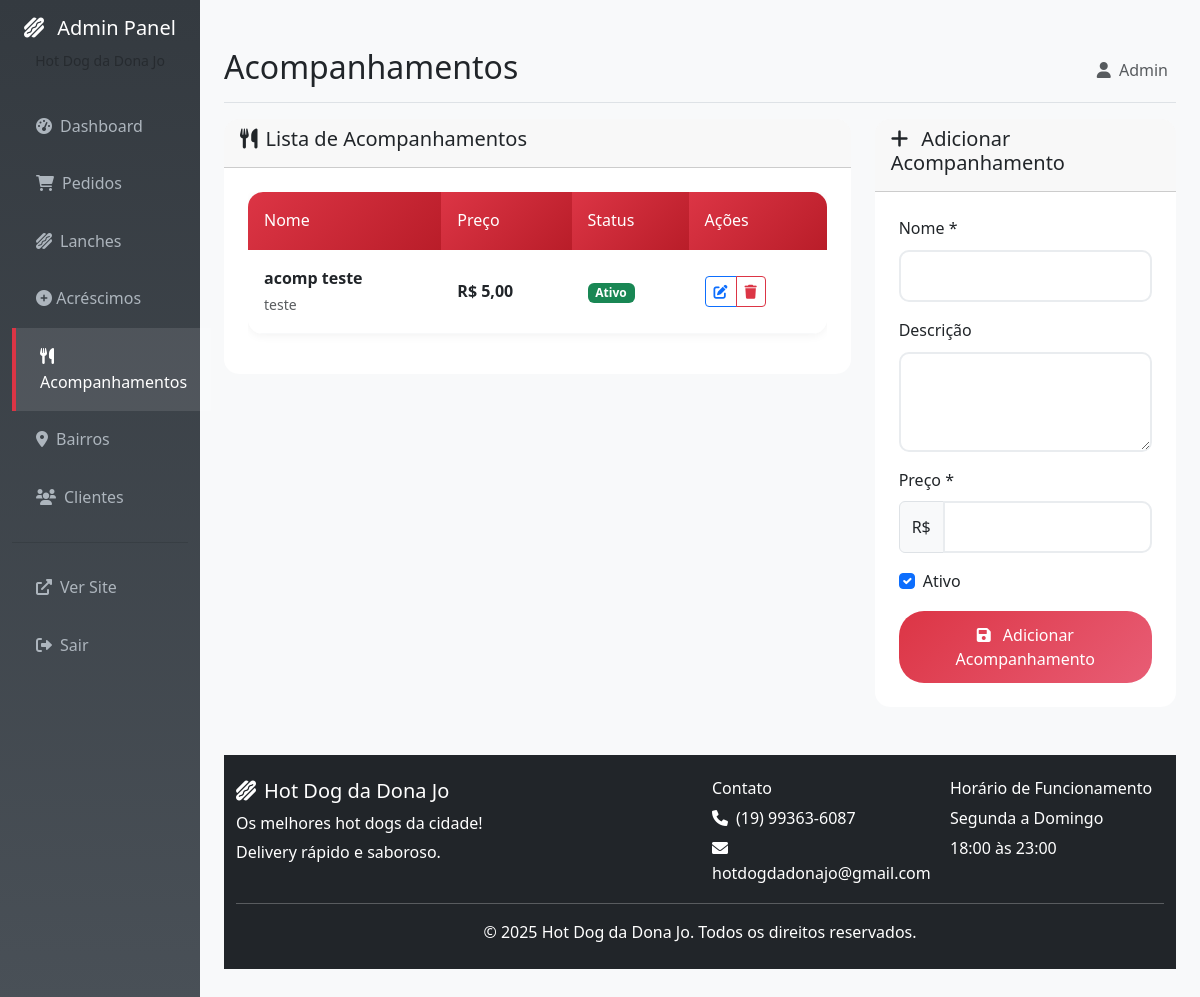
The page /admin/acompanhamentos.php (signed in) on the database its author committed.
### tables this page shows
CREATE TABLE `acompanhamentos` (
  `id` int(11) NOT NULL,
  `nome` varchar(100) NOT NULL,
  `descricao` text DEFAULT NULL,
  `preco` decimal(10,2) NOT NULL,
  `foto` varchar(255) DEFAULT NULL,
  `ativo` tinyint(1) DEFAULT 1,
  `created_at` datetime DEFAULT current_timestamp()
);

### includes/functions.php (called while the page is built, shortened)
<?php
function formatPrice($price) {
    return 'R$ ' . number_format($price, 2, ',', '.');
}
?>

### admin/acompanhamentos.php (the view, shortened to what this page needs)
<?php
include 'includes/auth.php';
$stmt = $pdo->query("SELECT * FROM acompanhamentos ORDER BY nome");
$acompanhamentos = $stmt->fetchAll();
$editing_acompanhamento = null;
?>
<div class="row">
    <div class="col-lg-8">
        <div class="card">
            <div class="card-header">
                <h5><i class="fas fa-utensils me-2"></i>Lista de Acompanhamentos</h5>
            </div>
            <div class="card-body">
                <?php if (empty($acompanhamentos)): ?>
                <p class="text-muted text-center">Nenhum acompanhamento cadastrado</p>
                <?php else: ?>
                <div class="table-responsive">
                    <table class="table">
                        <thead>
                            <tr>
                                <th>Nome</th>
                                <th>Preço</th>
                                <th>Status</th>
                                <th>Ações</th>
                            </tr>
                        </thead>
                        <tbody>
                            <?php foreach ($acompanhamentos as $acompanhamento): ?>
                            <tr>
                                <td>
                                    <strong><?= htmlspecialchars($acompanhamento['nome']) ?></strong><br>
                                    <small class="text-muted"><?= htmlspecialchars($acompanhamento['descricao']) ?></small>
                                </td>
                                <td>
                                    <strong><?= formatPrice($acompanhamento['preco']) ?></strong>
                                </td>
                                <td>
                                    <span class="badge <?= $acompanhamento['ativo'] ? 'bg-success' : 'bg-secondary' ?>">
                                        <?= $acompanhamento['ativo'] ? 'Ativo' : 'Inativo' ?>
                                    </span>
                                </td>
                                <td>
                                    <div class="btn-group" role="group">
                                        <a href="?edit=<?= $acompanhamento['id'] ?>" class="btn btn-sm btn-outline-primary">
                                            <i class="fas fa-edit"></i>
                                        </a>
                                        <button type="button" class="btn btn-sm btn-outline-danger"
                                                onclick="deleteAcompanhamento(<?= $acompanhamento['id'] ?>)">
                                            <i class="fas fa-trash"></i>
                                        </button>
                                    </div>
                                </td>
                            </tr>
                            <?php endforeach; ?>
                        </tbody>
                    </table>
                </div>
                <?php endif; ?>
            </div>
        </div>
    </div>
    <div class="col-lg-4">
        <div class="card">
            <div class="card-header">
                <h5>
                    <i class="fas fa-<?= $editing_acompanhamento ? 'edit' : 'plus' ?> me-2"></i>
                    <?= $editing_acompanhamento ? 'Editar' : 'Adicionar' ?> Acompanhamento
                </h5>
            </div>
            <div class="card-body">
                <form method="POST" class="needs-validation" novalidate>
                    <div class="mb-3">
                        <label for="nome" class="form-label">Nome *</label>
                        <input type="text" class="form-control" id="nome" name="nome"
                               value="<?= htmlspecialchars($editing_acompanhamento['nome'] ?? '') ?>" required>
                    </div>
                    <div class="mb-3">
                        <label for="descricao" class="form-label">Descrição</label>
                        <textarea class="form-control" id="descricao" name="descricao" rows="3"><?= htmlspecialchars($editing_acompanhamento['descricao'] ?? '') ?></textarea>
                    </div>
                    <div class="mb-3">
                        <label for="preco" class="form-label">Preço *</label>
                        <div class="input-group">
                            <span class="input-group-text">R$</span>
                            <input type="number" class="form-control" id="preco" name="preco"
                                   step="0.01" min="0.01"
                                   value="<?= $editing_acompanhamento['preco'] ?? '' ?>" required>
                        </div>
                    </div>
                    <div class="mb-3">
                        <div class="form-check">
                            <input class="form-check-input" type="checkbox" id="ativo" name="ativo"
                                   <?= ($editing_acompanhamento['ativo'] ?? 1) ? 'checked' : '' ?>>
                            <label class="form-check-label" for="ativo">
                                Ativo
                            </label>
                        </div>
                    </div>
                    <div class="d-grid gap-2">
                        <button type="submit" class="btn btn-primary">
                            <i class="fas fa-save me-2"></i>
                            <?= $editing_acompanhamento ? 'Atualizar' : 'Adicionar' ?> Acompanhamento
                        </button>
                    </div>
                </form>
            </div>
        </div>
    </div>
</div>
<?php include '../includes/footer.php'; ?>

### assets/css/style.css (style rules this page uses)
:root { --primary-color: #dc3545; --secondary-color: #ffc107; --success-color: #28a745; --info-color: #17a2b8; --warning-color: #fd7e14; --danger-color: #dc3545; --dark-color: #343a40; --light-color: #f8f9fa; --font-family: 'Segoe UI', Tahoma, Geneva, Verdana, sans-serif; }
body { font-family: var(--font-family); background-color: #f5f5f5; line-height: 1.6; }
.card { border: none; border-radius: 15px; transition: all 0.3s ease; overflow: hidden; }
.card-body { padding: 1.5rem; }
.btn-primary { background: linear-gradient(135deg, var(--primary-color), #e85d75); border: none; border-radius: 25px; padding: 0.75rem 1.5rem; font-weight: 500; transition: all 0.3s ease; }
.form-control { border-radius: 10px; border: 2px solid #e9ecef; padding: 0.75rem 1rem; transition: all 0.3s ease; }
.table { background: white; border-radius: 15px; overflow: hidden; box-shadow: 0 2px 10px rgba(0,0,0,0.05); }
.table thead th { background: linear-gradient(135deg, var(--primary-color), #b91d29); color: white; border: none; padding: 1rem; font-weight: 500; }
.table tbody td { padding: 1rem; vertical-align: middle; border-bottom: 1px solid #f8f9fa; }

### rows shown on the page
acompanhamentos: nome "acomp teste", descricao "teste", preco "R$ 5,00", ativo "Ativo"

### other values the page prints
$page_title "Acompanhamentos"
$_SESSION['admin_nome'] "Admin"
